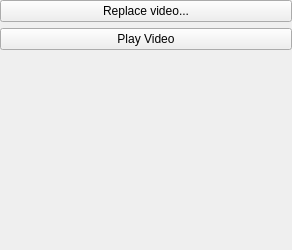
<?xml version="1.0" encoding="UTF-8"?>
<ui version="4.0">
 <class>VideoTool</class>
 <widget class="QWidget" name="VideoTool">
  <property name="geometry">
   <rect>
    <x>0</x>
    <y>0</y>
    <width>292</width>
    <height>250</height>
   </rect>
  </property>
  <layout class="QGridLayout" name="gridLayout_2">
   <property name="margin">
    <number>0</number>
   </property>
   <item row="2" column="0">
    <spacer name="verticalSpacer">
     <property name="orientation">
      <enum>Qt::Vertical</enum>
     </property>
     <property name="sizeHint" stdset="0">
      <size>
       <width>20</width>
       <height>40</height>
      </size>
     </property>
    </spacer>
   </item>
   <item row="0" column="0">
    <widget class="QPushButton" name="btnVideoFile">
     <property name="text">
      <string>Replace video...</string>
     </property>
    </widget>
   </item>
   <item row="1" column="0">
    <widget class="QPushButton" name="btnPlay">
     <property name="text">
      <string>Play Video</string>
     </property>
    </widget>
   </item>
  </layout>
 </widget>
 <resources/>
 <connections/>
</ui>
